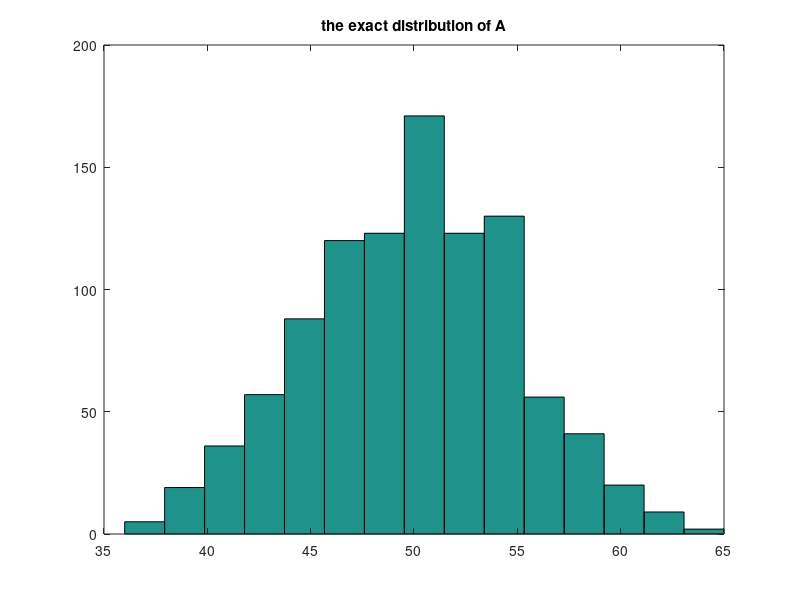

MATLAB code for this plot:
%% project 5 part a
clear all;close all;clc;
a_number = zeros(1,1000);
for i =1:1000
    p = 0.5;
    for m = 1:100
        if rand()< p
          a_number(i) = a_number(i)+1;
        end;
    end;
end;
avgpck = mean(a_number)
hist(a_number,15);
title('the exact distribution of A');


%% part b 